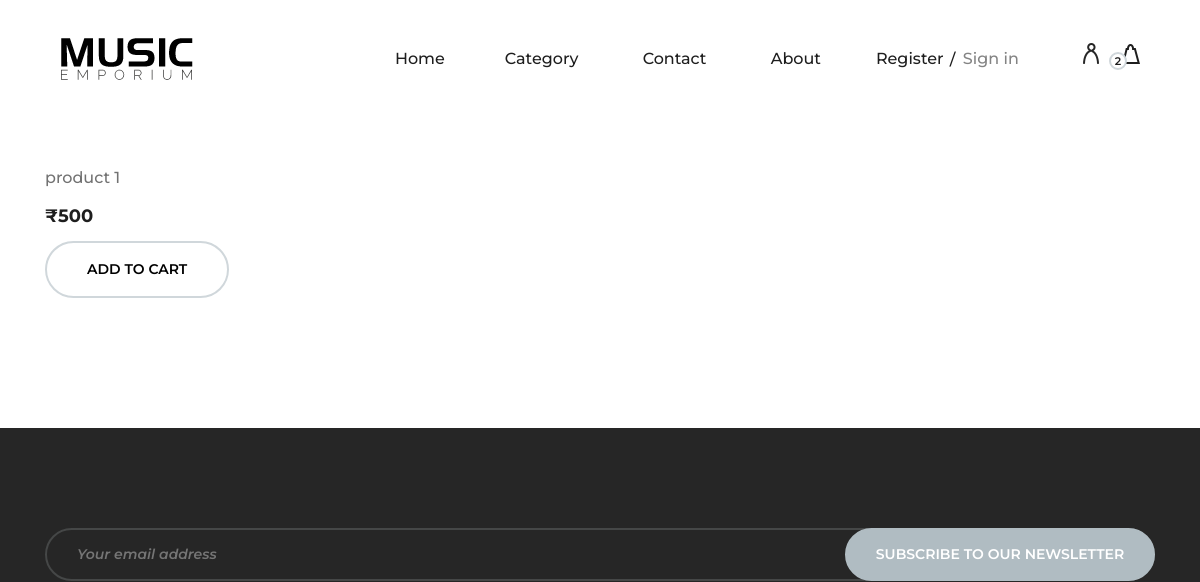
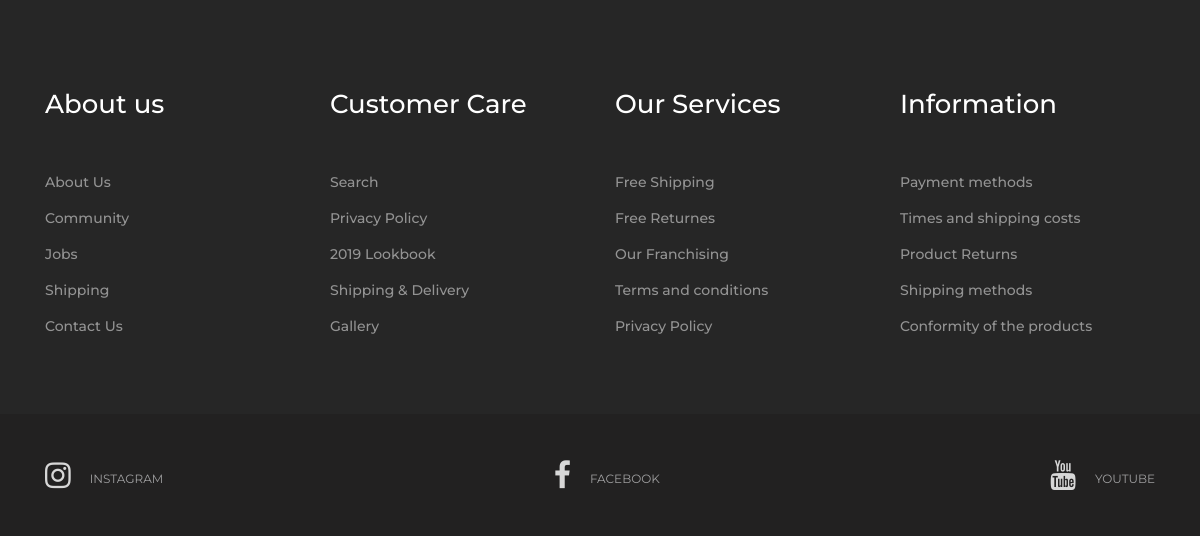
Page /categories.php?id=1 on the earlier database version (2 pictures, top to bottom).
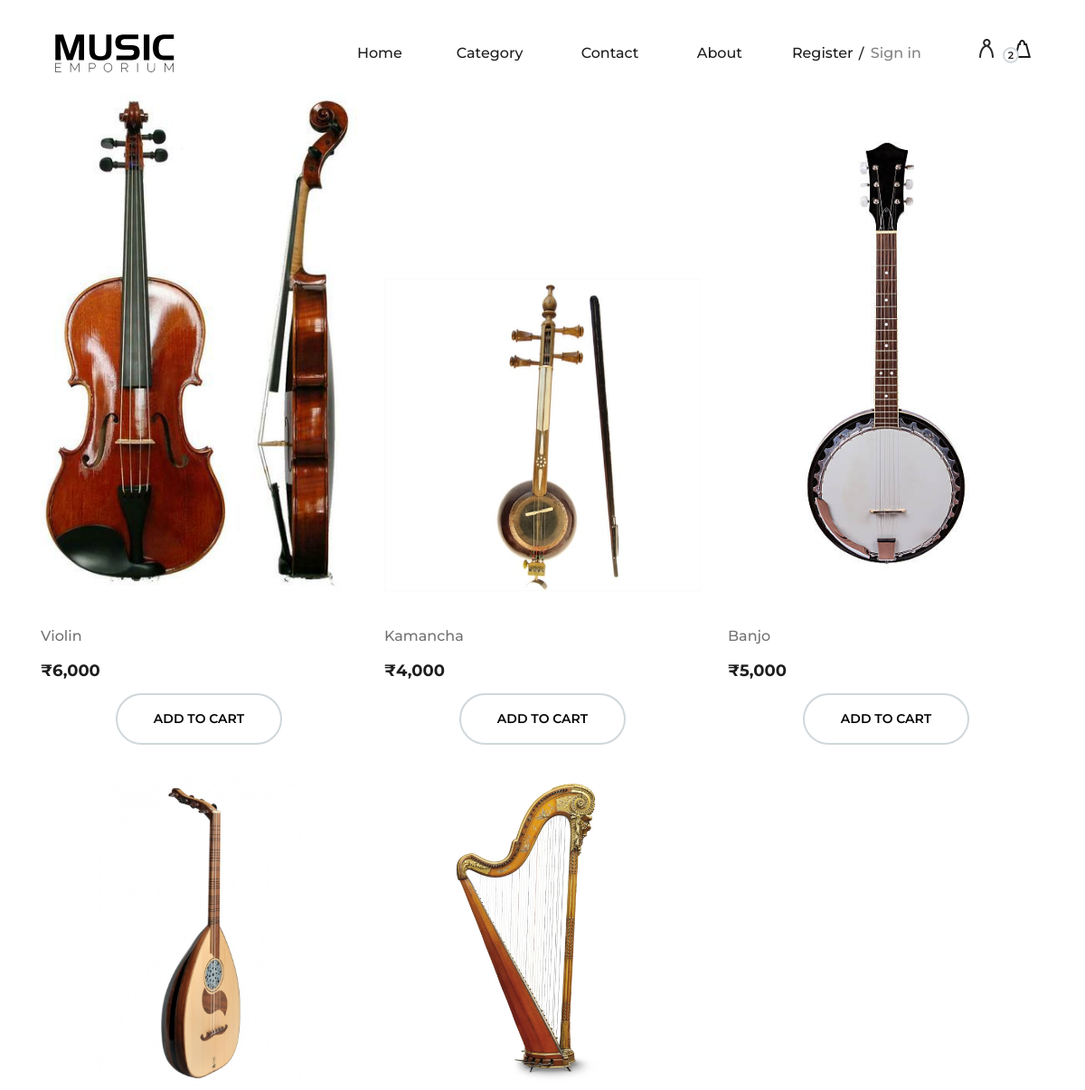
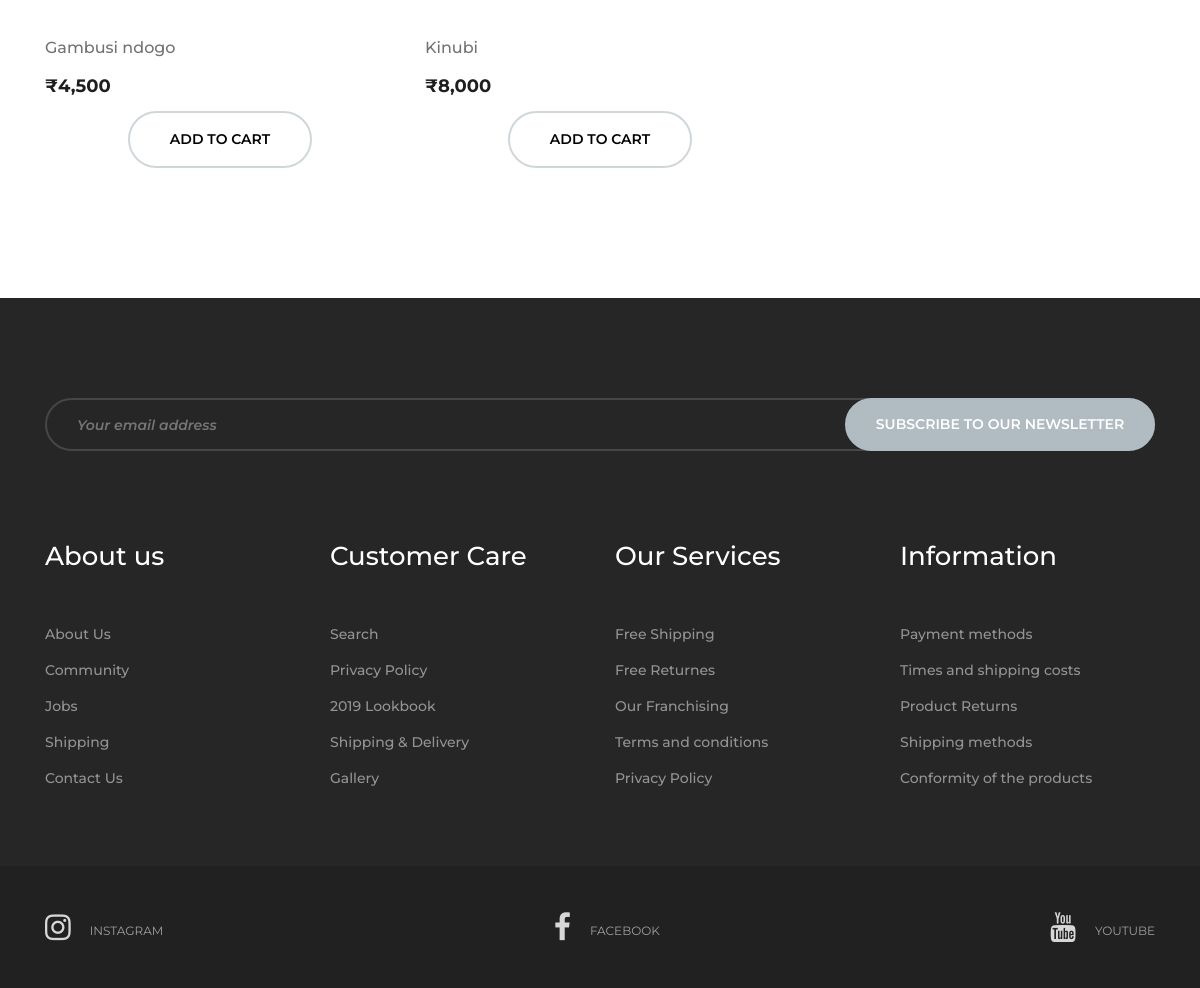
Same page on the later database version (2 pictures, top to bottom).
### tables this page shows
CREATE TABLE `product` (
  `id` int(5) NOT NULL,
  `productname` varchar(200) NOT NULL,
  `productimage` varchar(200) NOT NULL,
  `productprice` int(5) NOT NULL,
  `productdesc` varchar(500) NOT NULL,
  `categoryid` int(11) NOT NULL
);

### categories.php (the view, shortened to what this page needs)
<!DOCTYPE html>
<html lang="zxx">
<head>
    <?php
    include_once("./common/style.php");
    ?>
</head>
<body>
    <?php
    include_once("./common/header.php");
    ?>
    <section class="categories-page spad">
        <div class="container">
            <div class="row">
                <?php
                include_once("./include/config.php");
                if (!isset($_REQUEST['id'])) {
                    $qry = "SELECT * FROM product";
                } else {
                    $qry = "SELECT * FROM product WHERE categoryid='" . $_REQUEST['id'] . "'";
                }
                $res = mysqli_query($conn, $qry);
                while ($row = mysqli_fetch_row($res)) {
                ?>
                    <div class="col-lg-4 col-md-4" style="display: flex;">
                        <div class="single-product-item" style="display: flex; flex-direction: column; justify-content: end;">
                            <figure>
                                <img src="./image/product/<?php echo $row[2] ?>" style="object-fit: contain;" alt="">
                            </figure>
                            <div class="product-text">
                                <a href="product-page.php?productid=<?php echo $row[0] ?>">
                                    <h6><?php echo $row[1] ?></h6>
                                    <p>₹<?php echo number_format($row[3]) ?></p>
                                </a>
                            </div>
                            <div style="margin-top: 10px; text-align: center;">
                                <a href="addtocart.php?prodid=<?php echo $row[0] ?>" style="color: black; border: 2px solid #D0D7DB;" class="primary-btn pc-btn">Add to cart</a>
                            </div>
                        </div>
                    </div>
                <?php
                }
                ?>
            </div>
        </div>
    </section>
    <?php
    include_once("./common/footer.php");
    ?>
</body>
</html>

### common/style.php (shortened to what this page needs)
<link rel="stylesheet" href="css/bootstrap.min.css" type="text/css">
<link rel="stylesheet" href="css/font-awesome.min.css" type="text/css">
<link rel="stylesheet" href="css/nice-select.css" type="text/css">
<link rel="stylesheet" href="css/owl.carousel.min.css" type="text/css">
<link rel="stylesheet" href="css/magnific-popup.css" type="text/css">
<link rel="stylesheet" href="css/slicknav.min.css" type="text/css">
<link rel="stylesheet" href="css/style.css" type="text/css">

### common/header.php (shortened to what this page needs)
<header class="header-section">
    <div class="container-fluid">
        <div class="inner-header">
            <div class="logo">
                <a href="./index.php"><img src="./img/logo2.png" alt=""></a>
            </div>
            <div class="header-right">
                <a href="profile.php" style="margin-right: 15px;">
                    <img src="img/icons/man.png" alt="">
                </a>
                <a href="cart.php">
                    <img src="img/icons/bag.png
                    " alt="">
                    <span>2</span>
                </a>
            </div>
            <div class="user-access">
                <?php
                if (isset($_SESSION['loginstatus']) && $_SESSION['loginstatus'] = true) {
                ?>
                    <a href="logout.php">Log out</a>
                <?php
                } else {
                ?>
                    <a href="register.php">Register</a>
                    <a href="login.php" class="in">Sign in</a>
                <?php
                }
                ?>
            </div>
            <nav class="main-menu mobile-menu">
                <ul>
                    <li><a href="./index.php" class="<?php echo ($_SERVER['SCRIPT_NAME'] == '/violet-master/index.php' ? "active" : '') ?>">Home</a>
                    <li><a href="./categories.php" class="<?php echo ($_SERVER['SCRIPT_NAME'] == '/violet-master/categories.php' ? "active" : '') ?>">Category</a>
                    </li>
                    <li><a href="./contact.php" class="<?php echo ($_SERVER['SCRIPT_NAME'] == '/violet-master/contact.php' ? "active" : '') ?>">Contact</a></li>
                    <li><a href="./about.php">About</a></li>
                </ul>
            </nav>
        </div>
    </div>
</header>

### common/footer.php
<footer class="footer-section spad">
        <div class="container">
            <div class="newslatter-form">
                <div class="row">
                    <div class="col-lg-12">
                        <form action="#">
                            <input type="text" placeholder="Your email address">
                            <button type="submit">Subscribe to our newsletter</button>
                        </form>
                    </div>
                </div>
            </div>
            <div class="footer-widget">
                <div class="row">
                    <div class="col-lg-3 col-sm-6">
                        <div class="single-footer-widget">
                            <h4>About us</h4>
                            <ul>
                                <li>About Us</li>
                                <li>Community</li>
                                <li>Jobs</li>
                                <li>Shipping</li>
                                <li>Contact Us</li>
                            </ul>
                        </div>
                    </div>
                    <div class="col-lg-3 col-sm-6">
                        <div class="single-footer-widget">
                            <h4>Customer Care</h4>
                            <ul>
                                <li>Search</li>
                                <li>Privacy Policy</li>
                                <li>2019 Lookbook</li>
                                <li>Shipping & Delivery</li>
                                <li>Gallery</li>
                            </ul>
                        </div>
                    </div>
                    <div class="col-lg-3 col-sm-6">
                        <div class="single-footer-widget">
                            <h4>Our Services</h4>
                            <ul>
                                <li>Free Shipping</li>
                                <li>Free Returnes</li>
                                <li>Our Franchising</li>
                                <li>Terms and conditions</li>
                                <li>Privacy Policy</li>
                            </ul>
                        </div>
                    </div>
                    <div class="col-lg-3 col-sm-6">
                        <div class="single-footer-widget">
                            <h4>Information</h4>
                            <ul>
                                <li>Payment methods</li>
                                <li>Times and shipping costs</li>
                                <li>Product Returns</li>
                                <li>Shipping methods</li>
                                <li>Conformity of the products</li>
                            </ul>
                        </div>
                    </div>
                </div>
            </div>
        </div>
        <div class="social-links-warp">
            <div class="container">
                <div class="social-links" style="display: flex; justify-content: space-between;">
                    <a href="" class="instagram"><i class="fa fa-instagram"></i><span>instagram</span></a>
                    <a href="" class="facebook"><i class="fa fa-facebook"></i><span>facebook</span></a>
                    <a href="" class="youtube"><i class="fa fa-youtube"></i><span>youtube</span></a>
                </div>
            </div>
        </div>
    </footer>

Differences in the rows shown:
removed product: productname "product 1", productprice "500"
added product: productimage (picture), productname "Violin", productprice "6,000"
added product: productimage (picture), productname "Kamancha", productprice "4,000"
added product: productimage (picture), productname "Banjo", productprice "5,000"
added product: productimage (picture), productname "Gambusi ndogo", productprice "4,500"
added product: productimage (picture), productname "Kinubi", productprice "8,000"
